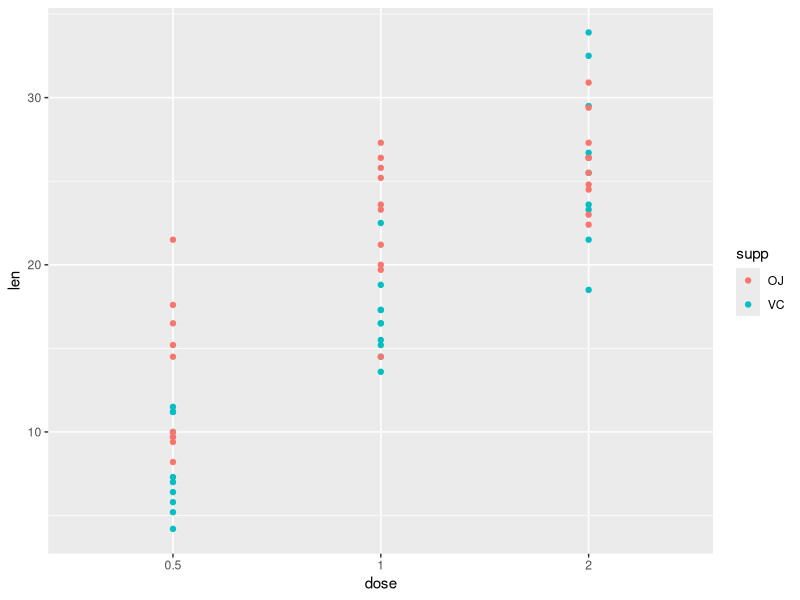

Here is the R script that generated this plot:
## ---- chunk 1
# initialize stuff
library(datasets)
library(ggplot2)
library(dplyr, warn.conflicts=F)
tooth <- ToothGrowth
## ---- chunk 2
summary(tooth)
summary(factor(tooth$dose))
## ---- chunk 3
g <- ggplot(tooth, aes(factor(dose), len))
g <- g + geom_point(aes(color=supp) )
g <- g + xlab("dose")
g
## ---- chunk 4
data.frame(
    tooth %>%
    group_by(supp, dose) %>%
    summarise(mu = mean(len), sigma = sd(len)))
## ---- chunk 5
oj05 <- tooth %>% filter(supp == "OJ", dose == 0.5) %>% select(len)
oj2 <- tooth %>% filter(supp == "OJ", dose == 2.0) %>% select(len)
t.test(oj2, oj05, paired = FALSE)
## ---- chunk 6
vc2 <- tooth %>% filter(supp == "VC", dose == 2.0) %>% select(len)
t.test(oj2, vc2, paired = FALSE)
